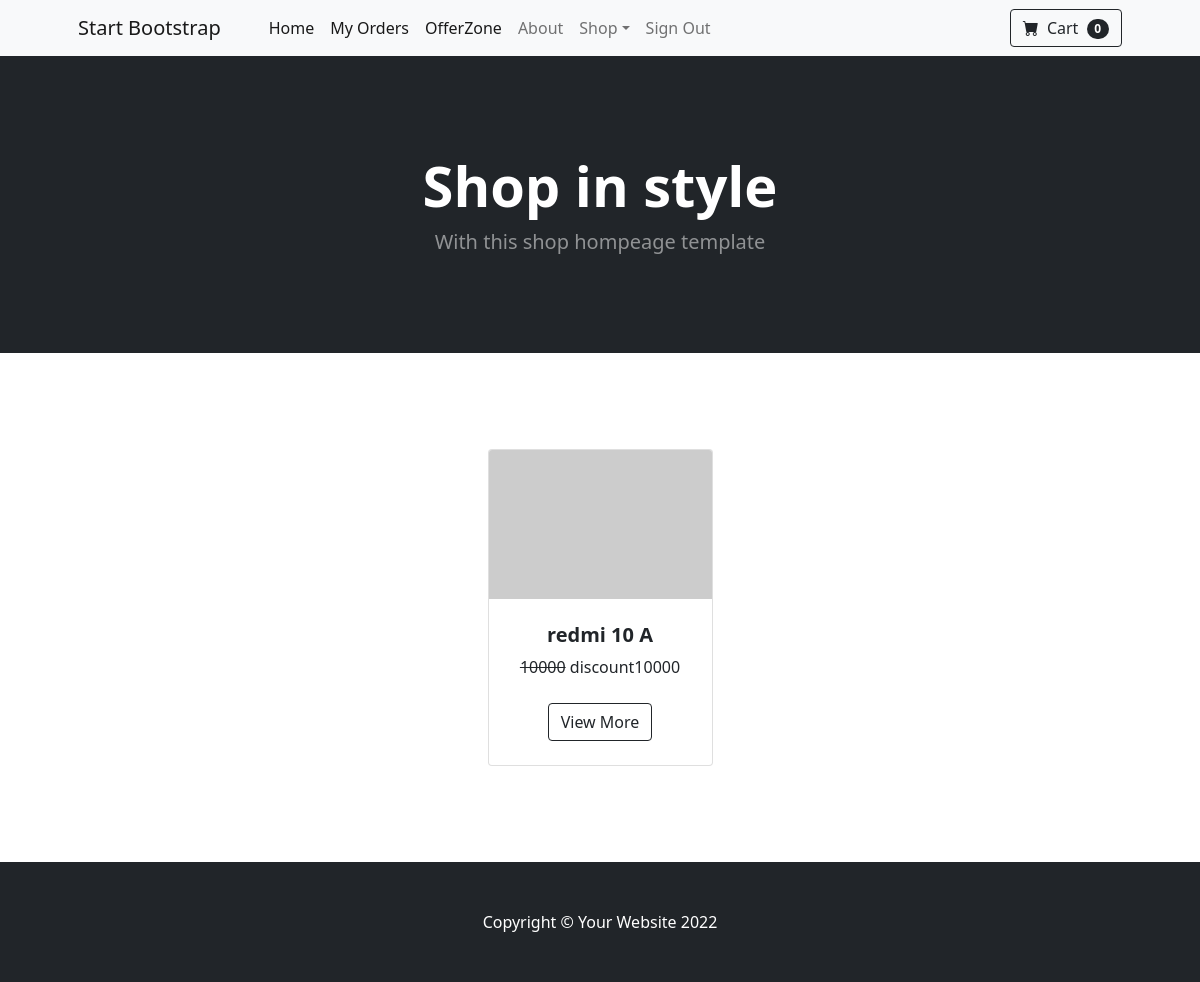
Screenshot of /offers/ (signed in) with the database file from the repository.
### store/models.py (models this page shows, shortened)
class Offers(models.Model):
    product=models.ForeignKey(Products,on_delete=models.CASCADE)
    discount=models.PositiveIntegerField(default=0)
    isAvailable=models.BooleanField(default=True)
    start_date=models.DateField(null=True)
    end_date=models.DateField(null=True)

class Products(models.Model):
    product_name=models.CharField(max_length=200)
    category=models.ForeignKey(Category,on_delete=models.CASCADE)
    description=models.CharField(max_length=200)
    price=models.PositiveIntegerField()
    is_active=models.BooleanField(default=True)
    image=models.ImageField(upload_to="images",null=True,blank=True)
    @property
    def offer_price(self):
        offs=Offers.objects.filter(product=self)
        if offs:
            off=offs[0]
            return self.price-off.discount
        else:
            return self.price

### customer/views.py (the view)
# urls.py: path('offers/',views.DiscountProductView.as_view(),name='offers'),
@method_decorator(signin_required,name='dispatch')
class DiscountProductView(View):
    def get(self,request,*args,**kwargs):
        qs=Offers.objects.all()
        return render(request,'offer-products.html',{'offers':qs})

### customer/context_processors.py (called while the page is built)
def cart_count(request):
    if request.user.is_authenticated:
        cnt=Carts.objects.filter(user=request.user,status='in-cart').count
    else:
        cnt=0
    return {'count':cnt}

### customer/views.py (called while the page is built)
def signin_required(fn):
    def wrapper(request,*args,**kwargs):
        if not request.user.is_authenticated:
            return redirect('signin')
        else:
            return fn(request,*args,**kwargs)
    return wrapper

### customer/templates/offer-products.html
{%extends 'base.html'%}
{%block body%}
<section class="py-5">
    <div class="container px-4 px-lg-5 mt-5">
        <div class="row gx-4 gx-lg-5 row-cols-2 row-cols-md-3 row-cols-xl-4 justify-content-center">
            {%for o in offers%}
            <div class="col mb-5">
                <div class="card h-100">
                    {%if o.product.image%}
                    <img class="card-img-top" src="{{p.image.url}}" alt="..." />
                    {%else%}
                    <img class="card-img-top" src="https://dummyimage.com/450x300/dee2e6/6c757d.jpg" alt="..." />
                    {%endif%}
                    <div class="card-body p-4">
                        <div class="text-center">
                            <h5 class="fw-bolder">{{o.product.product_name}}</h5>
                            <span class="text-decoration-line-through">{{o.product.price}}</span>
                            <span>discount{{o.product.offer_price}}</span>
                        </div>
                    </div>
                    <div class="card-footer p-4 pt-0 border-top-0 bg-transparent">
                        <div class="text-center">
                            <a class="btn btn-outline-dark mt-auto" href="{%url 'product-detail' o.id%}">View More</a>
                        </div>
                    </div>
                </div>
            </div>
            {%endfor%}
        </div>
    </div>
</section>
{%endblock%}

### rows the page displays
Offers: product.product_name "redmi 10 A", product.price "10000", product.offer_price "10000"

### other values shown
{{ count }} "0"
